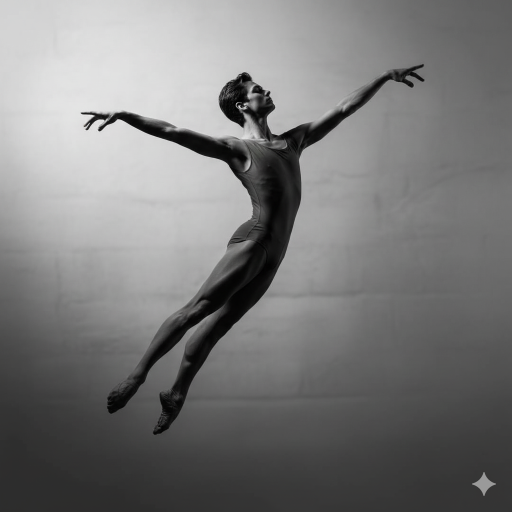
#> input picture Prácticas/Practica02/imagenes/Atleta.png, 1024 x 1024 px (shown at 1/2 size)
$ python Code.py
#> lines starting #> are read from the running program, lines starting #| are printed output that depends on the picture
### Prácticas/Practica02/src/EscalarImagen.py
"""
Módulo: EscalarImagen
Práctica 2
Hermes Alberto Delgado Díaz
319258613

Descripción:
    Este modulo contiene funciones para realizar operaciones de escalado de imagenes.
    En particular, se implementa un método para reducir la escala de una imagen a la mitad,
    así como una función para iniciar el problema 1 y 2 que muestra la imagen original y
    sus versiones escaladas sucesivamente.

Dependencias:
    - numpy
    - matplotlib.pyplot
    - skimage.io
"""

import matplotlib.pyplot as plt

plt.rcParams['image.cmap'] = 'gray'

import numpy as np

from skimage import io

def imagenEscalaMitad(imagen):
    """
    Escala una imagen a la mitad de su tamaño en ambos ejes (alto y ancho).

    Parámetros:
    -----------
    imagen : np.ndarray
        Imagen de entrada en formato de matriz (escala de grises).

    Retorna:
    --------
    np.ndarray
        Imagen escalada a la mitad del tamaño original.

    Detalles:
    ---------
    La función toma un pixel representativo de cada bloque de 2x2,
    reduciendo así el tamaño de la imagen en un factor de 2.
    """
    y, x = imagen.shape

    imagenEscalada = np.ones((y//2,x//2), dtype= np.uint8)
    print(y,x)
    print(imagenEscalada.shape)
    for j in range (0,y,2):
        for i in range(0,x,2):
            imagenEscalada[j//2][i//2]= imagen[j][i]
    return imagenEscalada

def iniciaProblema(ruta_imagen: str = "../imagenes/Atleta.png"):
    """
    Inicia el problema 1 y 2:
    - Carga una imagen.
    - Convierte a escala de grises si es necesario.
    - Genera versiones escaladas de la imagen hasta reducir su tamaño 4 veces.
    - Muestra la imagen original y las escaladas en distintas figuras.

    Parámetros:
    -----------
    ruta_imagen : str
        Ruta relativa o absoluta de la imagen a cargar.
    """
#> called with ruta_imagen = '../imagenes/Atleta.png'
    img = io.imread(ruta_imagen)
#> img is the input picture: shape (1024, 1024, 3); mean R, G, B 121.6, 121.5, 121.5

    if img.ndim == 3:
        img1024 = img[:, :, 0]
    else:
        img1024 = img

    escala = 1024
    imgs = [img1024]
    for _ in range(4):
        imgs.append(imagenEscalaMitad(imgs[-1]))
#> after the loop, imgs = 5 items

    for i, im in enumerate(imgs, 1):
        plt.figure(i)
        plt.imshow(im)
        plt.axis('on')
        plt.title(f"Escala {escala}")
        escala = escala//2
#> this loop made 5 passes
#> escala on passes 1 to 5: 512, 256, 128, 64, 32
#> after the loop, escala = 32

    plt.show()
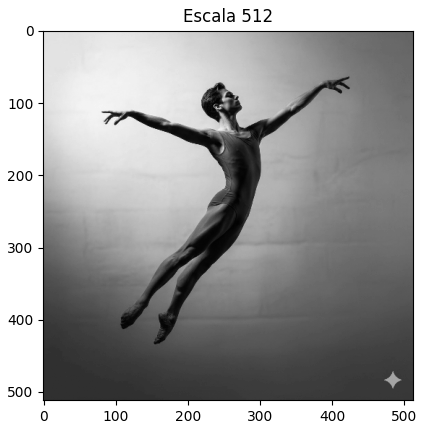
#> figure drawn by matplotlib, 1 panel
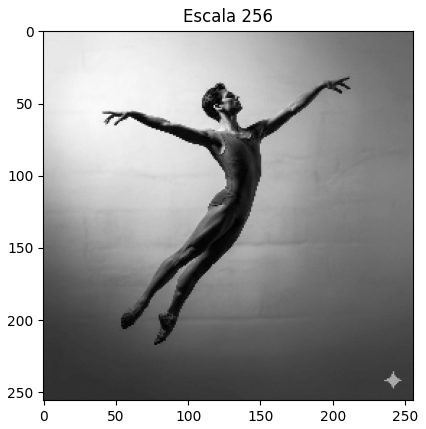
#> figure drawn by matplotlib, 1 panel
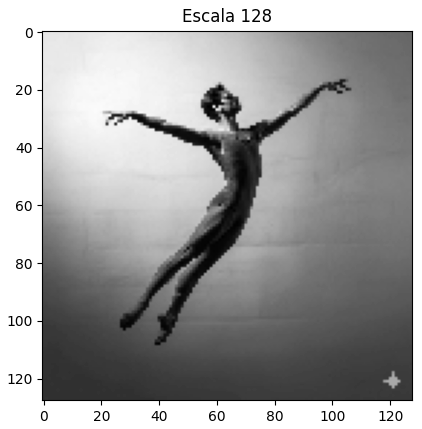
#> figure drawn by matplotlib, 1 panel
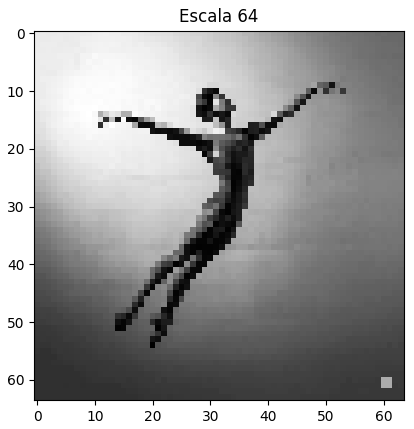
#> figure drawn by matplotlib, 1 panel

### Prácticas/Practica02/src/Code.py
"""
Code.py
Práctica 2 -
Hermes Alberto Delgado Díaz
319258613
"""
import EscalarImagen
if __name__ == "__main__":
    EscalarImagen.iniciaProblema()

$ run again, with Prácticas/Practica02/imagenes/Panda.PNG copied over Prácticas/Practica02/imagenes/Atleta.png
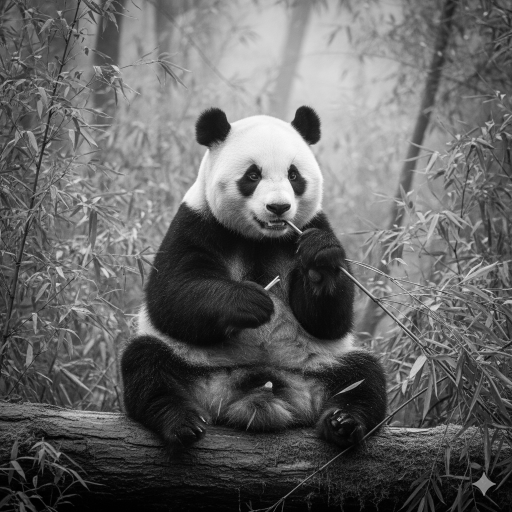
#> input picture Prácticas/Practica02/imagenes/Panda.PNG, 1024 x 1024 px (shown at 1/2 size)
#> in iniciaProblema, img is the input picture: shape (1024, 1024); min 0, max 252, mean 100
#> after the loop in iniciaProblema, `for _ in range(4):`: imgs = 5 items
#> the loop in iniciaProblema, `for i, im in enumerate(imgs, 1):` made 5 passes
#> escala on passes 1 to 5: 512, 256, 128, 64, 32
#> after the loop in iniciaProblema, `for i, im in enumerate(imgs, 1):`: escala = 32
#> in iniciaProblema, `plt.show()`:
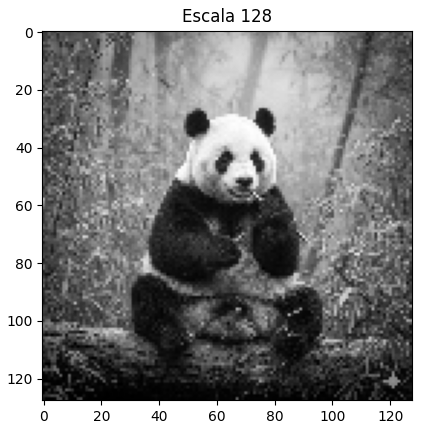
#> figure drawn by matplotlib, 1 panel
#> in iniciaProblema, `plt.show()`:
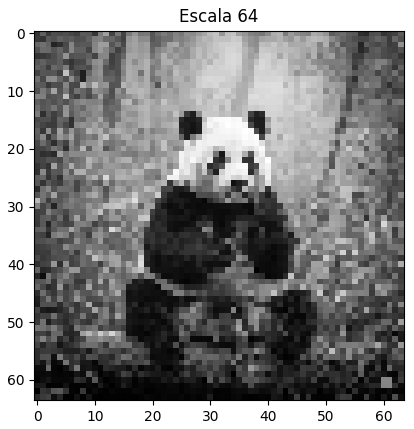
#> figure drawn by matplotlib, 1 panel
